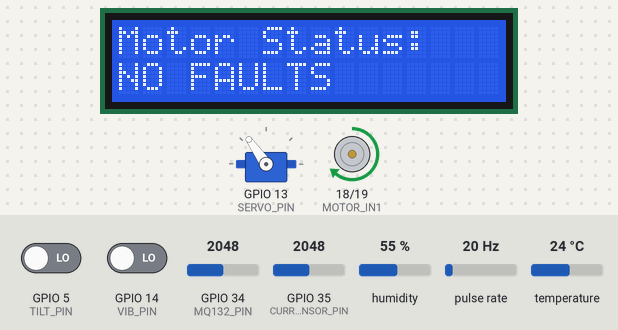
Simulated run of this sketch. Board: ESP32. On the bench: 16×2 character LCD, servo, motor-driver pin pairs drawn as motors (green arrow = first pin HIGH = forward, orange = second pin HIGH = backward, longer = more drive, scaled by the enable pin). Wiring (inferred from the names in the program): pulse sensor: data GPIO 15. The test bench sets the inputs (shaded band); at power-on: temperature 24 °C, pulse rate 20 Hz, GPIO 34 (MQ132_PIN) = 2048, GPIO 5 (TILT_PIN) LOW, GPIO 14 (VIB_PIN) LOW, GPIO 35 (CURRENT_SENSOR_PIN) = 2048, humidity 55 %. WiFi joins after 1.5 s; servers stay silent unless stated; web services answer with replies made up by the test bench; what the sketch prints to the serial monitor is not drawn.

Above: at 1.7 s.
2.8 s: temperature set to 39 °C
7.4 s: temperature set to 42 °C
At 9.2 s:
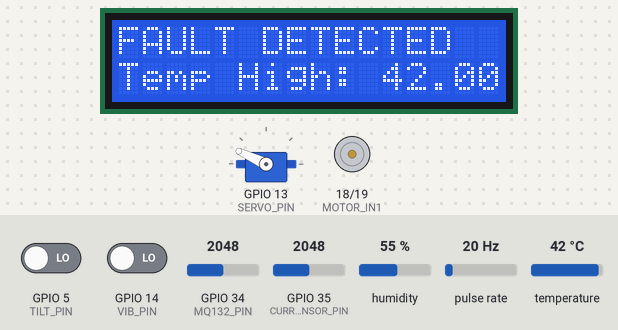
13.8 s: pulse rate (sensor on GPIO 15) set to 50 Hz
At 15.5 s:
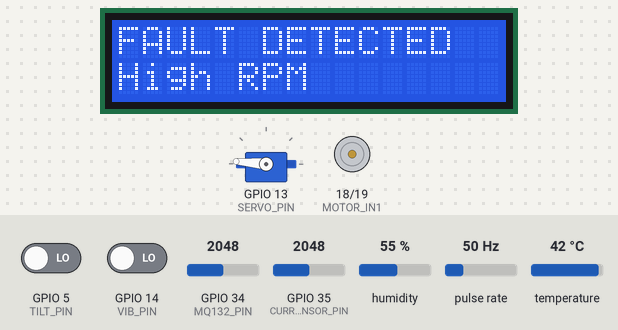
19.4 s: pulse rate (sensor on GPIO 15) set to 4 Hz
At 25.1 s:
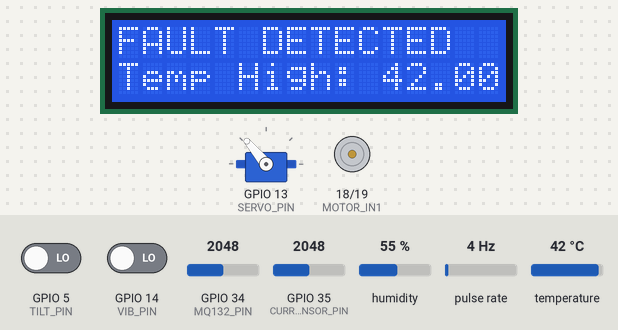
25.8 s: GPIO 34 (MQ132_PIN) set to 2970
28.0 s: GPIO 34 (MQ132_PIN) set to 3035
At 32.2 s:
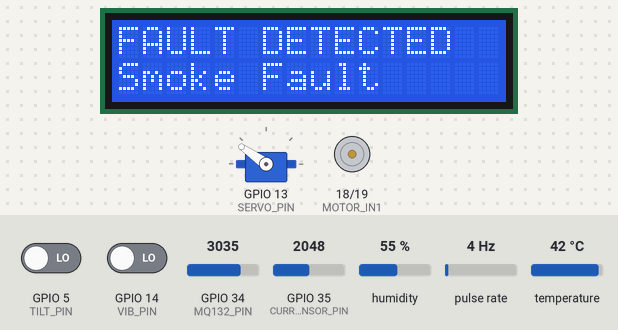
Timing chart, 0 to 35.4 s (numbered marks = the images above; inputs shaded):
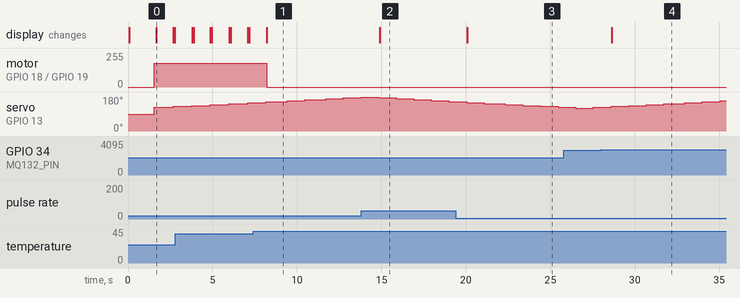

The sketch:

CloudIntegrated.ino
```cpp
#include <ESP32Servo.h>
#include <DHT.h>
#include <Wire.h>
#include <LiquidCrystal_I2C.h>
#include <WiFi.h>
#include <HTTPClient.h>

// --- Pin definitions ---
#define SERVO_PIN 13
#define TILT_PIN 5
#define DHTPIN 4
#define DHTTYPE DHT11
#define CURRENT_SENSOR_PIN 35
#define VIB_PIN 14
//#define IR_PIN 27
#define MQ132_PIN 34
#define HALL_PIN 15

// Motor pins
#define MOTOR_IN1 18
#define MOTOR_IN2 19
#define MOTOR_ENA 21

// --- ThingSpeak + WiFi ---
const char* WIFI_SSID  = "KP";
const char* WIFI_PASS  = "01072005";
const char* THINGSPEAK_API_KEY = "FPM9WFK9RVJI8WJ2";
const char* THINGSPEAK_URL = "http://api.thingspeak.com/update";

// --- Telegram Bot ---
String TELEGRAM_BOT_TOKEN = "8777769949:AAHQIKeVSjPlWjdhlYtb2xOfkISqLmzpAOs";
String TELEGRAM_CHAT_ID   = "1591370287";
String TELEGRAM_API_URL   = "https://api.telegram.org/bot";

// --- Objects ---
DHT dht(DHTPIN, DHTTYPE);
LiquidCrystal_I2C lcd(0x27, 16, 2);
Servo myServo;

volatile int pulseCount = 0;
unsigned long lastRPMCheck = 0, lastUpload = 0;
int rpm = 0;
bool motorRunning = true;
bool lastFaultState = false;

// Thresholds
float TEMP_THRESHOLD = 40.0;
float CURRENT_THRESHOLD = 15.0;
int MQ132_THRESHOLD = 3000;
int RPM_THRESHOLD = 2000;

// --- ISR ---
void IRAM_ATTR countPulse() { pulseCount++; }

// --- WiFi ---
void connectWiFi() {
  WiFi.begin(WIFI_SSID, WIFI_PASS);
  Serial.print("Connecting to WiFi");
  while (WiFi.status() != WL_CONNECTED) {
    delay(500);
    Serial.print(".");
  }
  Serial.println("\n✅ Connected to WiFi");
}

// --- Telegram Alert ---
void sendTelegram(String msg) {
  if (WiFi.status() != WL_CONNECTED) return;
  HTTPClient http;
  String url = TELEGRAM_API_URL + TELEGRAM_BOT_TOKEN + "/sendMessage?chat_id=" + TELEGRAM_CHAT_ID + "&text=" + msg;
  http.begin(url);
  int code = http.GET();
  if (code > 0) Serial.println("📨 Telegram Sent");
  else Serial.println("❌ Telegram failed: " + String(code));
  http.end();
}

// --- ThingSpeak Upload ---
void uploadToThingSpeak(float t, float c, int r, int til ,int smoke) {
  if (WiFi.status() != WL_CONNECTED) return;
  String url = String(THINGSPEAK_URL) + "?api_key=" + THINGSPEAK_API_KEY +
               "&field1=" + String(t,1) +
               "&field2=" + String(c,2) +
               "&field3=" + String(r) +
               "&field4=" + String(til) +
               "&field5=" + String(smoke);
  HTTPClient http; http.begin(url);
  int code = http.GET();
  Serial.println(code > 0 ? "📡 ThingSpeak Updated" : "⚠ Upload Failed");
  http.end();
}

// --- Motor Control ---
void startMotor() {
  digitalWrite(MOTOR_IN1, HIGH);
  digitalWrite(MOTOR_IN2, LOW);
  analogWrite(MOTOR_ENA, 180);   // PWM speed control (0–255)
  motorRunning = true;
  Serial.println("✅ Motor Started");
}

void stopMotor() {
  digitalWrite(MOTOR_IN1, LOW);
  digitalWrite(MOTOR_IN2, LOW);
  analogWrite(MOTOR_ENA, 0);
  motorRunning = false;
  Serial.println("🛑 Motor Stopped Due to Fault");
}

// --- Read Current ---
float readCurrent() {
  float voltage = analogRead(CURRENT_SENSOR_PIN) * (3.3 / 4095.0);
  float current = fabs((voltage - 2.5) / 0.185);
  return (current < 0.05) ? 0.0 : current;
}

// --- Setup ---
void setup() {
  Serial.begin(115200);
  dht.begin();
  lcd.init();
  lcd.backlight();
  myServo.attach(SERVO_PIN);

  pinMode(TILT_PIN, INPUT);
  pinMode(VIB_PIN, INPUT);
 // pinMode(IR_PIN, INPUT);
  pinMode(HALL_PIN, INPUT_PULLUP);
  pinMode(MQ132_PIN, INPUT);
  pinMode(CURRENT_SENSOR_PIN, INPUT);
  pinMode(MOTOR_IN1, OUTPUT);
  pinMode(MOTOR_IN2, OUTPUT);
  pinMode(MOTOR_ENA, OUTPUT);
  attachInterrupt(digitalPinToInterrupt(HALL_PIN), countPulse, RISING);

  connectWiFi();
  startMotor();
}

// --- Loop ---
void loop() {
  // Servo sweep
  static int angle = 120; static bool up = true;
  angle += up ? 5 : -5;
  if (angle >= 180) up = false;
  if (angle <= 120) up = true;
  myServo.write(angle);

  // Sensors
  float temp = dht.readTemperature();
  int tilt = digitalRead(TILT_PIN);
  int vib  = digitalRead(VIB_PIN);
 // int ir   = digitalRead(IR_PIN);
  float current = readCurrent();
  int smoke = analogRead(MQ132_PIN);

  // RPM every 1 s
  if (millis() - lastRPMCheck >= 1000) {
    rpm = pulseCount * 60;
    pulseCount = 0;
    lastRPMCheck = millis();
  }

  // Fault Detection
  bool fault = false;
  String msg = "";
  String faultMessage = "";
  if (!isnan(temp) && temp > TEMP_THRESHOLD) { fault = true; msg += "🔥 Temp "; faultMessage = "Temp High: " + String(temp) + "C";}
  if (tilt == HIGH) { fault = true; msg += "⚠ Tilt ";faultMessage = "Tilt Fault"; }
  if (current > CURRENT_THRESHOLD) { fault = true; msg += "⚡ Current "; faultMessage = "Over Current: " + String(current) + "A";}
  if (vib == HIGH) { fault = true; msg += "💥 Vib ";faultMessage = "Vibration Fault"; }
 // if (ir == LOW) { fault = true; msg += "🚫 IR ";faultMessage = "Obstacle Fault" ;}
  if (smoke > MQ132_THRESHOLD) { fault = true; msg += "💨 Smoke ";faultMessage = "Smoke Fault" ;}
  if (rpm > RPM_THRESHOLD) { fault = true; msg += "⚙ RPM ";faultMessage = "High RPM"; }

  // --- LCD display ---
  lcd.clear();
  if (!fault) {
    lcd.init(); // Initialize the LCD
    lcd.backlight(); // Turn on backlight
    lcd.setCursor(0,0);
    lcd.print("Motor Status:");
    lcd.setCursor(0,1);
    lcd.print("NO FAULTS");
  } else {
    lcd.backlight(); // Turn on backlight
    lcd.setCursor(0,0);
    lcd.print("FAULT DETECTED");
    lcd.setCursor(0,1);
    lcd.print(faultMessage);
  }


  // Motor Control + Telegram Alerts
  if (fault) {
    if (!lastFaultState) {
        stopMotor();  // stop motor if running
        sendTelegram("⚠ Fault Detected: " + faultMessage);
        lastFaultState = true;
    }
} else {
    if (lastFaultState) {
        startMotor(); // restart motor
        sendTelegram("✅ System normal. Motor restarted.");
        lastFaultState = false;
    }
}

  // ThingSpeak upload every 15s
  if (millis() - lastUpload >= 10000) {
    uploadToThingSpeak(temp, current, rpm,tilt, smoke);
    lastUpload = millis();
  }

  delay(1000);
}
```

Measured:
- the behaviour switches between 40 and 41 °C on temperature (found by bisection; images 0 and 1)
- the behaviour switches between 3000 and 3001 on GPIO 34 (MQ132_PIN) (found by bisection; images 3 and 4)
- after the input at 7.4 s, motor on GPIO 18 (MOTOR_IN1) / GPIO 19 (MOTOR_IN2): forward 180/255 → stopped after 0.83 s; the display: changes after 0.83 s (image 1)
- after the input at 13.8 s, the display: changes after 1.1 s (image 2)
- after the input at 19.4 s, the display: changes after 0.67 s (image 3)
- after the input at 28.0 s, the display: changes after 0.63 s (image 4)
- what the display in image 0 shows lasts 1.0 s, from 1.7 s to 2.7 s
